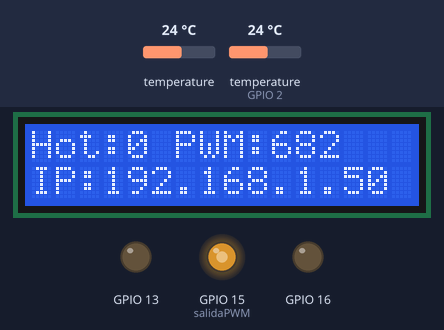
Simulated run of this sketch. Board: ESP8266 (NodeMCU). On the bench: 16×2 character LCD, output pins drawn as LEDs (lit = HIGH). The test bench sets the inputs (shaded band); at power-on: temperature 24 °C, temperature (sensor on GPIO 2) 24 °C. WiFi joins after 1.5 s; servers stay silent unless stated; what the sketch prints to the serial monitor is not drawn.

Above: at 4.2 s.
4.3 s: temperature (sensor 0) set to 12 °C
At 8.3 s:
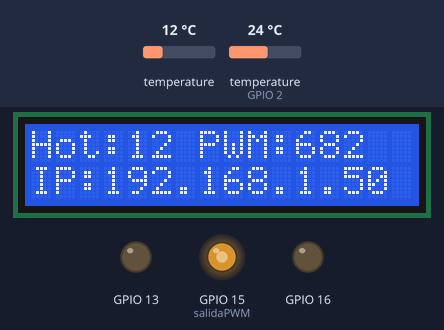
8.6 s: temperature (sensor 0) set to 19 °C
At 15.4 s:
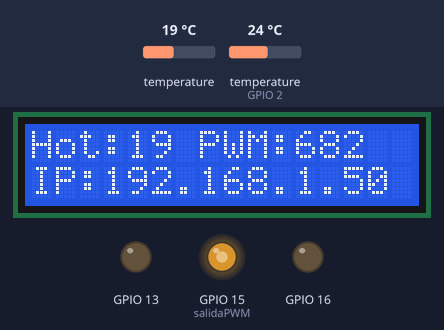
20.8 s: temperature (sensor 0) set to 28 °C
At 26.0 s:
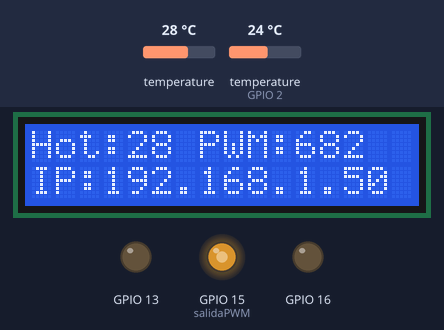
Timing chart, 0 to 27.4 s (numbered marks = the images above; inputs shaded):
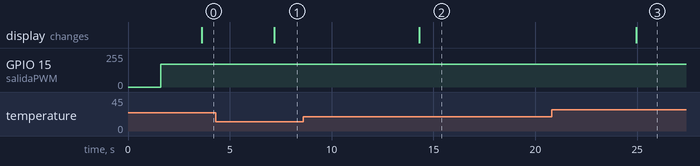

Measured:
- after the input at 4.3 s, the display: changes after 2.9 s (image 1)
- after the input at 8.6 s, the display: changes after 5.7 s (image 2)
- after the input at 20.8 s, the display: changes after 4.2 s (image 3)

The sketch:

Test_WifiServer_PID_basico.ino
```cpp
#include <ESP8266WiFi.h>
#include <WiFiClient.h>
#include <ESP8266WebServer.h>
#include <ESP8266mDNS.h>
#include <Wire.h>  // This library is already built in to the Arduino IDE
#include <LiquidCrystal_I2C.h> //This library you can add via Include Library > Manage Library >
#include <OneWire.h>
#include <DallasTemperature.h>
#include <PID_v1.h>

LiquidCrystal_I2C lcd(0x27, 16, 2);

const char* host = "icaro";
const char* ssid     = "Marquez Correa";
const char* password = "Marquez8355196";

//const char* ssid     = "pegajoso";
//const char* password = "pegajososiempre";

ESP8266WebServer server(80);


float temp_hot, temp_cold;  // Values read from sensor
int val = 1;
int tiempo_apertura = 3000;
int start_pwm = 5;
int valor_pwm = 682;
//int valor_pwm = 0;
int salidaPWM = 15;  // salida de señal PWM

//Define Variables we'll be connecting to
double Setpoint, Input, Output;

//Define the aggressive and conservative Tuning Parameters PID
double aggKp=0, aggKi=0, aggKd=10;
//double consKp=-1, consKi=-0.05, consKd=-0.25;
double consKp=2, consKi=5, consKd=1;
//Mensajes del API y LCD
int PWM_duty = 0;
String webString="";
String lcdString="";
unsigned long previousMillis = 0;        // will store last temp was read
const long interval = 2000;              // interval at which to read sensor

// Pin donde se conecta el bus 1-Wire
const int pinDatosDQHot  = 0;
const int pinDatosDQCold = 2;
bool s=false;

// Instancia a las clases OneWire y DallasTemperature
OneWire oneWireObjetoHot(pinDatosDQHot);
OneWire oneWireObjetoCold(pinDatosDQCold);
DallasTemperature sensorDS18B20Hot(&oneWireObjetoHot);
DallasTemperature sensorDS18B20Cold(&oneWireObjetoCold);
//Specify the links and initial tuning parameters
PID myPID(&Input, &Output, &Setpoint, consKp, consKi, consKd, DIRECT);


void handle_root() {
  webString="Bienvenido API REST CSV  server: Metodos  /open -> Abrir Compuerta; /temperaturas -> Mostrar Temperaturas Hot y Cold; /cook/1 -> Cocinar - /cook/0 -> No cocinar";
  pushMsg(webString);
  delay(100);
}

void setup(void)
{
  lcd.begin();   // initializing the LCD
  lcd.backlight();

  // prepare GPIO16 - PWM
  pinMode(16, OUTPUT);
  pinMode(salidaPWM, OUTPUT);
  pinMode(13, OUTPUT);

  Setpoint = 100; // velocidad referencia

  sensorDS18B20Hot.begin(); // initialize temperature sensor
  sensorDS18B20Cold.begin();

   //Activar el PID
  myPID.SetSampleTime(20);
  myPID.SetMode(AUTOMATIC);
  myPID.SetOutputLimits(0,1024);

  Serial.begin(115200);

  // Connect to WiFi networkRegístrese hoy mismo
  Serial.print("\n\r \n\rWorking to connect");
  WiFi.begin(ssid, password);
  // Wait for connection

  // Conectado; imprimimos la IP local por Serial.
  Serial.println(WiFi.localIP());
  // Wait for connection
  while (WiFi.status() != WL_CONNECTED) {
    delay(500);
    Serial.print(".");
  }


  //Serial.println("");
  Serial.println("Reading Server");
  Serial.print("Connected to ");
  Serial.println(ssid);
  Serial.print("IP address: ");
  Serial.println(WiFi.localIP());


  //Rest API
  MDNS.begin(host);
  MDNS.addService("http", "tcp", 80);
  Serial.printf("Ready! Open http://%s.local in your browser\n", host);
  server.on("/", handle_root);

  server.on("/temperaturas", [](){
    gettemperatura();       // read sensor
    String json="Temperatura_Hot: "+String((int)temp_hot)+" Grados"+"Temperatura_Cold: "+String((int)temp_cold)+" Grados";
    pushMsg(json);
  });


  server.on("/open", [](){
    val = 0;
    String json="Compuerta Open: "+String((int)val);
    pushMsg(json);
  });

  server.on("/cook/1", [](){
    start_pwm = 1;
    String json="Cocinar: "+String((int)start_pwm);
    pushMsg(json);
  });


  server.on("/cook/0", [](){
    start_pwm = 0;
    String json="No Cocinar: "+String((int)start_pwm);
    pushMsg(json);

  });

  server.on("/api", [](){
    gettemperatura(); // read sensor
    String json="{\"temperatura_hot\":"+String((int)temp_hot)+"}, {\"temperatura_cold\":"+String((int)temp_cold)+"}";
    Serial.println(json);
    pushMsg(json);
  });

  server.begin();
  Serial.println("HTTP server started");


}

void loop(void)
{
  server.handleClient();
  gettemperatura();
  pushPWM();


}


void pushLCD(String msg){
      String hs="IP:"+String( WiFi.localIP().toString().c_str());
      lcd.setCursor(0, 0);
      lcd.print(msg);
      lcd.setCursor(0, 1);
      lcd.print(hs);
}

void gettemperatura() {
     unsigned long currentMillis = millis();
     if(currentMillis - previousMillis >= interval) {
        previousMillis = currentMillis;
        sensorDS18B20Hot.requestTemperatures();
        temp_hot =  sensorDS18B20Hot.getTempCByIndex(0);
        sensorDS18B20Cold.requestTemperatures();
        temp_cold =  sensorDS18B20Cold.getTempCByIndex(0);
      }
      //lcdString ="Hot:"+String((int)temp_hot)+"C"+" Cold:"+String((int)temp_cold)+"C";
      //pushLCD(lcdString);
}

void pushOpen(){
      if(val == 0){
        digitalWrite(13, val);
        delay(tiempo_apertura);
        val = 1;
        pushLCD(" Compuerta Open ");


      }
      else{
       digitalWrite(13, val);
       webString="Compuerta Close: "+String((int)val);
       pushMsg(webString);
      }
}

void pushMsg(String json){
    server.send(200, "text/plain", json);
}

void pushPWM() {


  if(temp_hot >= 70 )
  {
     valor_pwm = 0;

  }

  if(temp_hot >= 68 and temp_hot < 70 )
   {
      valor_pwm = valor_pwm + start_pwm;
   }


  analogWrite(salidaPWM,valor_pwm);

  delay(2000);
  lcdString ="Hot:"+String((int)temp_hot)+" "+"PWM:"+String((int)valor_pwm);
  pushLCD(lcdString);


}
```
